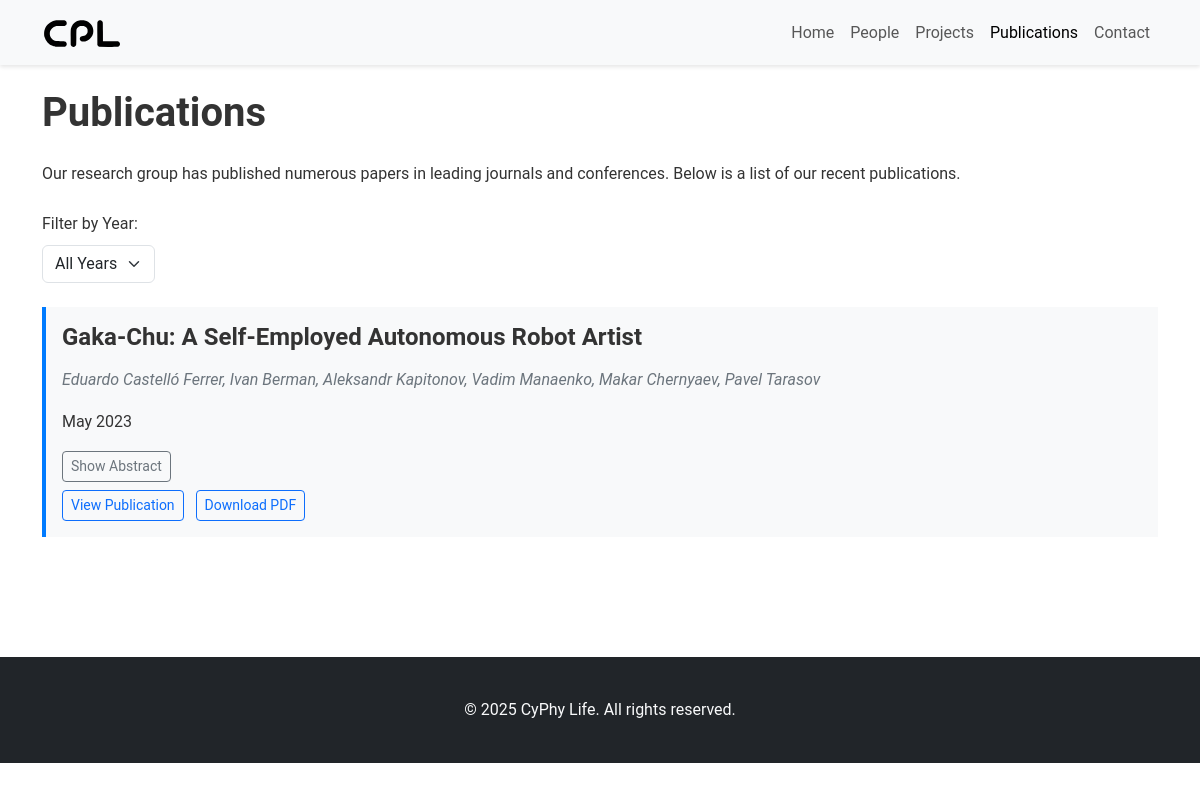
Page /publications/ on the earlier database version.
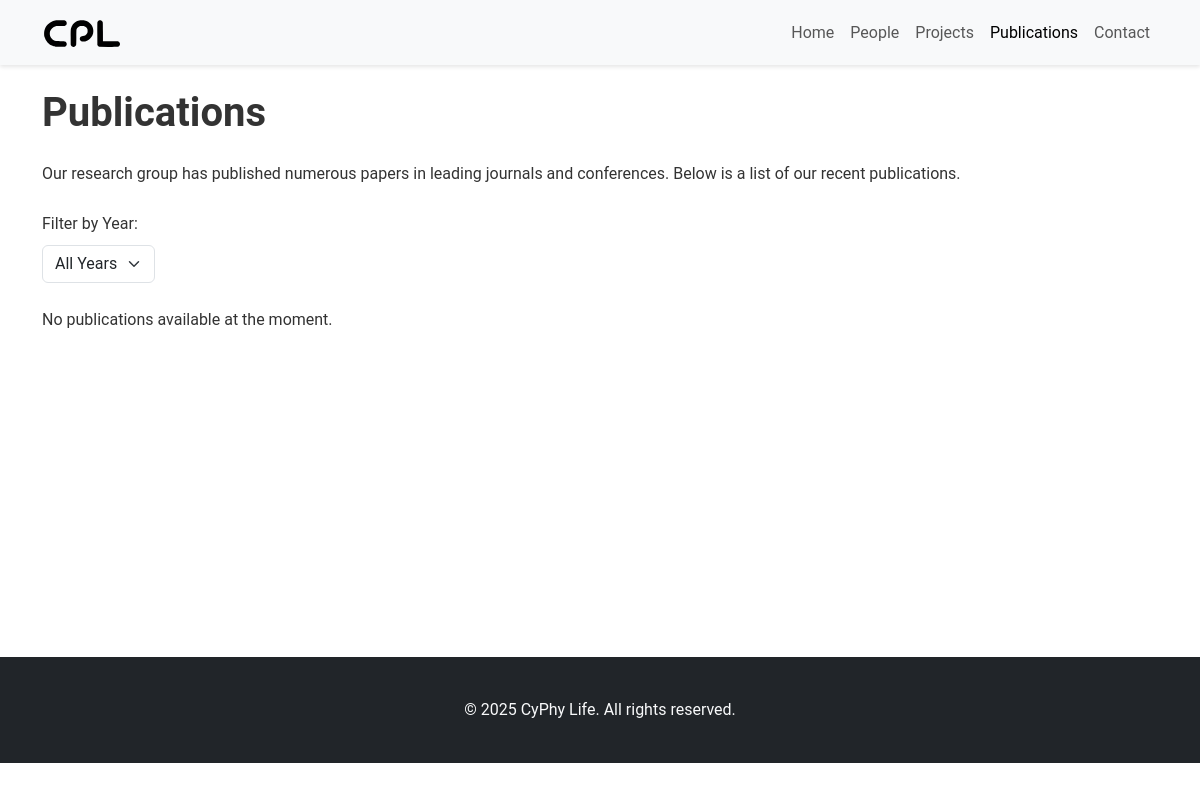
Same page on the later database version.
### core/models.py (models this page shows, shortened)
class Publication(models.Model):
    title = models.CharField(max_length=300)
    authors = models.CharField(max_length=500)
    paperlink = models.URLField(blank=True)
    pdflink = models.URLField(blank=True)
    abstract = models.TextField(blank=True)
    date = models.DateField(blank=True, null=True)
    image = FilerImageField(null=True, blank=True, related_name="publication_images", on_delete=models.SET_NULL)
    class Meta:
        ordering = ['-date', 'title']
        verbose_name = "Publication"
        verbose_name_plural = "Publications"

### core/views.py (the view)
# urls.py: path('publications/', views.publications, name='publications'),
def publications(request):
    all_publications = Publication.objects.all().order_by('-date')
    publication_years = Publication.objects.dates('date', 'year', order='DESC')
    context = {
        'publications': all_publications,
        'publication_years': publication_years,
    }
    return render(request, 'core/publications.html', context)

### core/context_processors.py (called while the page is built)
def social_media_links(request):
    try:
        social_media = SocialMedia.objects.first()
    except SocialMedia.DoesNotExist:
        social_media = None
    return {'social_media': social_media}

### templates/core/publications.html (shortened to what this page needs)
{% extends 'base.html' %}
{% load static %}
{% block content %}
<h1 class="mb-4">Publications</h1>
<div class="mb-4">
    <p>
        Our research group has published numerous papers in leading journals and conferences.
        Below is a list of our recent publications.
    </p>
</div>
<div class="mb-4">
    <label for="publication-year-filter" class="form-label">Filter by Year:</label>
    <select id="publication-year-filter" class="form-select w-auto">
        <option value="all" selected>All Years</option>
    </select>
</div>
<div class="publications-list">
    {% for pub in publications %}
    <div class="publication" data-year="{{ pub.date|date:'Y' }}">
        <h4>{{ pub.title }}</h4>
        <p class="authors">{{ pub.authors }}</p>
        <p class="date">{{ pub.date|date:"F Y" }}</p>
        {% if pub.abstract %}
        <div class="abstract-toggle mb-2">
            <a class="btn btn-sm btn-outline-secondary" data-bs-toggle="collapse" href="#abstract-{{ forloop.counter }}" role="button">
                Show Abstract
            </a>
        </div>
        {% endif %}
        <div class="publication-links">
            {% if pub.paperlink %}
            <a href="{{ pub.paperlink }}" class="btn btn-sm btn-outline-primary me-2" target="_blank">View Publication</a>
            {% endif %}
            {% if pub.pdflink %}
            <a href="{{ pub.pdflink }}" class="btn btn-sm btn-outline-primary" target="_blank">Download PDF</a>
            {% endif %}
        </div>
    </div>
    {% empty %}
    <p>No publications available at the moment.</p>
    {% endfor %}
</div>
{% endblock %}

### templates/base.html (shortened to what this page needs)
<!DOCTYPE html>
{% load static %}
<html lang="en">
<head>
    <link href="https://cdn.jsdelivr.net/npm/bootstrap@5.3.0/dist/css/bootstrap.min.css" rel="stylesheet">
    <link href="https://cdn.jsdelivr.net/npm/bootstrap-icons@1.11.0/font/bootstrap-icons.css" rel="stylesheet">
    <link href="{% static 'css/style.css' %}" rel="stylesheet">
</head>
<body>
    <nav class="navbar navbar-expand-lg navbar-light bg-light">
        <div class="container">
            <a class="navbar-brand" href="{% url 'home' %}"><img src="{% static 'images/cpl.svg' %}" alt="CyPhy Life" style="width: 80px;"></a>
            <div class="collapse navbar-collapse" id="navbarNav">
                <ul class="navbar-nav ms-auto">
                    <li class="nav-item">
                        <a class="nav-link" href="{% url 'home' %}">Home</a>
                    </li>
                    <li class="nav-item">
                        <a class="nav-link" href="{% url 'people' %}">People</a>
                    </li>
                    <li class="nav-item">
                        <a class="nav-link" href="{% url 'projects' %}">Projects</a>
                    </li>
                    <li class="nav-item">
                        <a class="nav-link" href="{% url 'publications' %}">Publications</a>
                    </li>
                    <li class="nav-item">
                        <a class="nav-link" href="{% url 'contact' %}">Contact</a>
                    </li>
                </ul>
            </div>
        </div>
    </nav>
    {% block content_full_width %}
    <main class="container py-4">
        {% block content %}{% endblock %}
    </main>
    {% endblock %}
    <footer class="bg-dark text-light py-4">
            <div class="text-center mt-3">
                <p>&copy; {% now "Y" %} CyPhy Life. All rights reserved.</p>
            </div>
    </footer>
</body>
</html>

### static/css/style.css (style rules this page uses)
body { font-family: 'Roboto', sans-serif; color: #333; line-height: 1.6; min-height: 100vh; }
h1, h2, h3, h4, h5, h6 { font-weight: 700; margin-bottom: 1rem; }
.navbar { box-shadow: 0 2px 4px rgba(0, 0, 0, 0.1); }
.navbar-brand { font-weight: 700; font-size: 1.5rem; }
main { min-height: 70vh; }
footer { margin-top: 2rem; }

Differences in the rows shown:
removed Publication: title "Gaka-Chu: A Self-Employed Autonomous Robot Artist", authors "Eduardo Castelló Ferrer, Ivan Berman, Aleksandr Kapitonov, Vadim Manaenko, Makar Chernyaev, Pavel Tarasov", date "May 2023"
Other differences:
text now shown: "No publications available at the moment."
